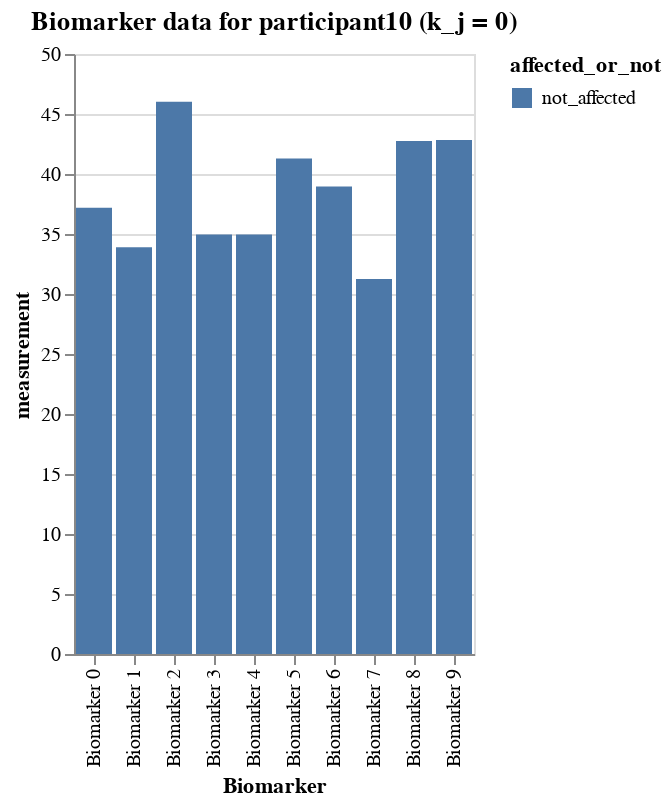

Notebook cell for this chart:
### Markdown cell above
### A certain participant's data

### Code cell
# participant 10
participant10_data = df_expanded[df_expanded.participant == 10]
alt.Chart(participant10_data).mark_bar().encode(
    x='Biomarker',
    y='measurement',
    color=alt.Color(
        'affected_or_not:N'
    ),
    tooltip=['Biomarker', 'affected_or_not', 'measurement']
).interactive().properties(
    title=f'Biomarker data for participant10 (k_j = {participant10_data.k_j.to_list()[0]})'
)

### Figure 1 — Vega-Lite specification as saved in the notebook (floating-point values rounded to 4 significant figures)
{"config": {"view": {"continuousWidth": 300, "continuousHeight": 300}}, "data": {"name": "data-94b6519da21a86542a79fe935cbd8200"}, "mark": {"type": "bar"}, "encoding": {"color": {"field": "affected_or_not", "type": "nominal"}, "tooltip": [{"field": "Biomarker", "type": "nominal"}, {"field": "affected_or_not", "type": "nominal"}, {"field": "measurement", "type": "quantitative"}], "x": {"field": "Biomarker", "type": "nominal"}, "y": {"field": "measurement", "type": "quantitative"}}, "params": [{"name": "param_1", "select": {"type": "interval", "encodings": ["x", "y"]}, "bind": "scales"}], "title": "Biomarker data for participant10 (k_j = 0)", "$schema": "https://vega.github.io/schema/vega-lite/v5.16.3.json", "datasets": {"data-94b6519da21a86542a79fe935cbd8200": [{"Biomarker": "Biomarker 0", "participant": 10, "measurement": 37.2, "k_j": 0, "S_n": 1, "affected_or_not": "not_affected"}, {"Biomarker": "Biomarker 1", "participant": 10, "measurement": 33.9, "k_j": 0, "S_n": 10, "affected_or_not": "not_affected"}, {"Biomarker": "Biomarker 2", "participant": 10, "measurement": 46.02, "k_j": 0, "S_n": 5, "affected_or_not": "not_affected"}, {"Biomarker": "Biomarker 3", "participant": 10, "measurement": 34.97, "k_j": 0, "S_n": 6, "affected_or_not": "not_affected"}, {"Biomarker": "Biomarker 4", "participant": 10, "measurement": 34.95, "k_j": 0, "S_n": 4, "affected_or_not": "not_affected"}, {"Biomarker": "Biomarker 5", "participant": 10, "measurement": 41.29, "k_j": 0, "S_n": 2, "affected_or_not": "not_affected"}, {"Biomarker": "Biomarker 6", "participant": 10, "measurement": 38.96, "k_j": 0, "S_n": 9, "affected_or_not": "not_affected"}, {"Biomarker": "Biomarker 7", "participant": 10, "measurement": 31.25, "k_j": 0, "S_n": 3, "affected_or_not": "not_affected"}, {"Biomarker": "Biomarker 8", "participant": 10, "measurement": 42.75, "k_j": 0, "S_n": 8, "affected_or_not": "not_affected"}, {"Biomarker": "Biomarker 9", "participant": 10, "measurement": 42.83, "k_j": 0, "S_n": 7, "affected_or_not": "not_affected"}]}}
